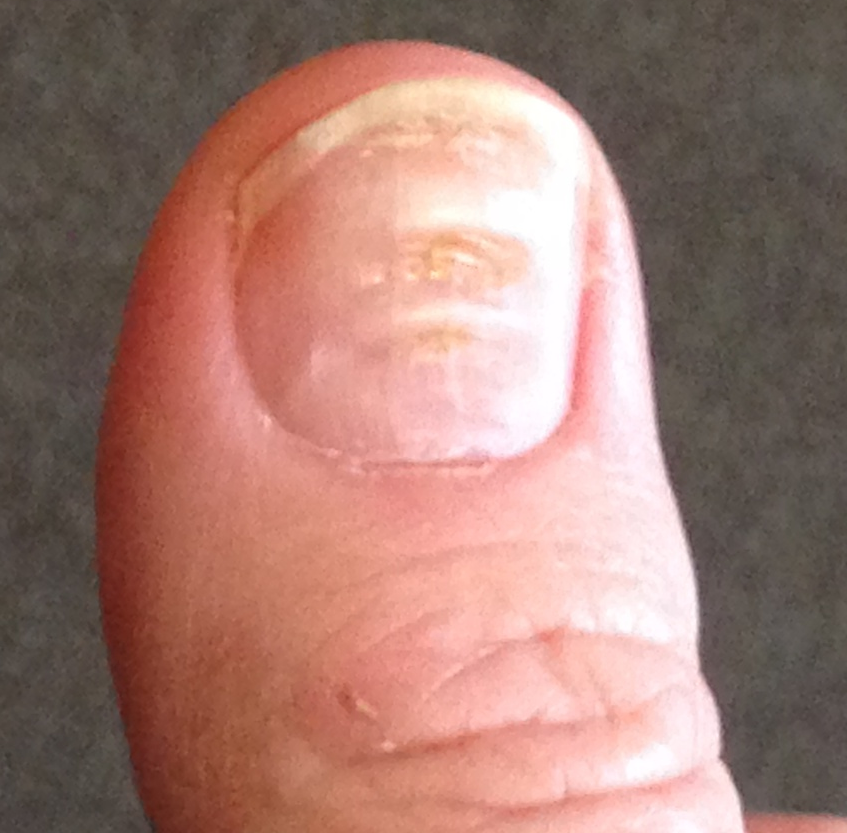
#> input picture 2. Preprocessing/v1/input/img1.jpeg, 847 x 833 px, shrunk from 2243 x 2205 before the run; its folder holds only this picture in this run
$ python preprocessing_v2.py
#> lines starting #> are read from the running program, lines starting #| are printed output that depends on the picture; after the words box and inside, x2 and y2 are one past the last pixel; in counts of white or black regions, pixels touching at a corner belong together
import cv2
import numpy as np
import os


def process_images(input_folder):
    # List all files in the input folder
#> called with input_folder = './input'
    files = [f for f in os.listdir(input_folder) if os.path.isfile(os.path.join(input_folder, f))]

    # Create an output folder if it doesn't exist
    output_folder = os.path.join(input_folder, 'filtered')
    os.makedirs(output_folder, exist_ok=True)

    for file in files:
        file_path = os.path.join(input_folder, file)

        # Read the image
        image = cv2.imread(file_path)
#> image is the input picture: shape (833, 847, 3); mean B, G, R 114.6, 124.2, 163.2
        if image is None:
            print(f"Failed to load {file}")
            continue

        # Convert to HSV color space
        hsv = cv2.cvtColor(image, cv2.COLOR_BGR2HSV)
#> hsv: shape (833, 847, 3); mean H, S, V 24.4, 73.3, 163.2

        # Define skin color range in HSV
        lower_skin = np.array([0, 20, 70], dtype=np.uint8)
        upper_skin = np.array([20, 255, 255], dtype=np.uint8)

        # Create a mask for skin color
        mask = cv2.inRange(hsv, lower_skin, upper_skin)
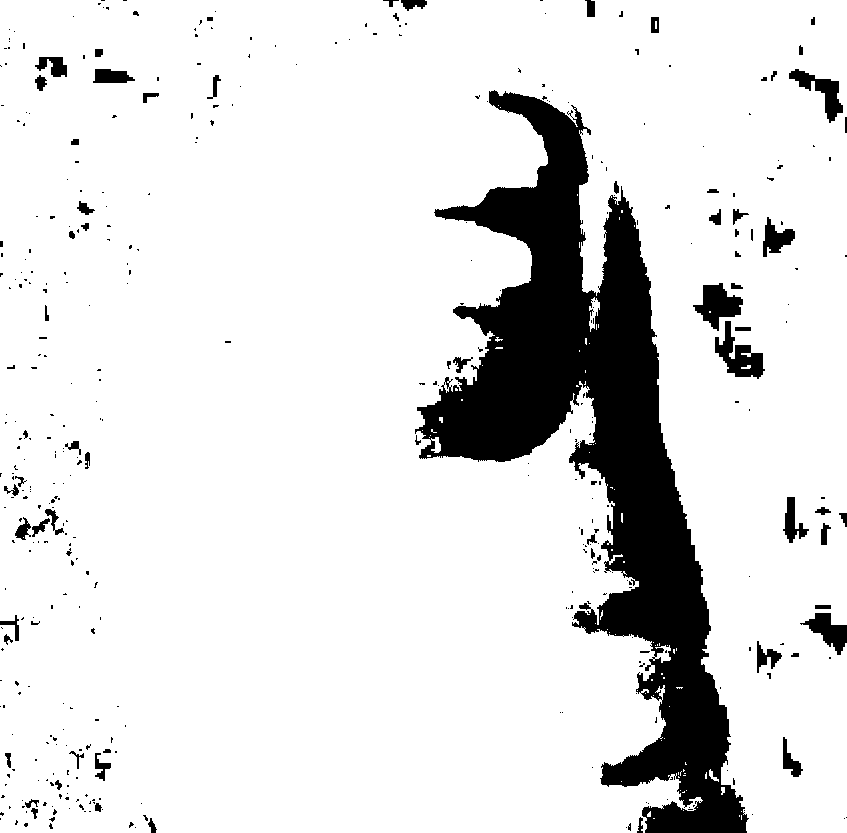
#> mask: shape (833, 847); 87.3% white; 414 black regions (339 under 20 px), largest, box (x1, y1, x2, y2) and area: (415, 90, 749, 833) 76768, (715, 321, 765, 379) 1272, (693, 283, 743, 331) 1232

        # Apply Gaussian blur to the mask
        blur = cv2.GaussianBlur(mask, (5, 5), 0)

        # Detect edges using Canny
        edges = cv2.Canny(blur, 50, 150)
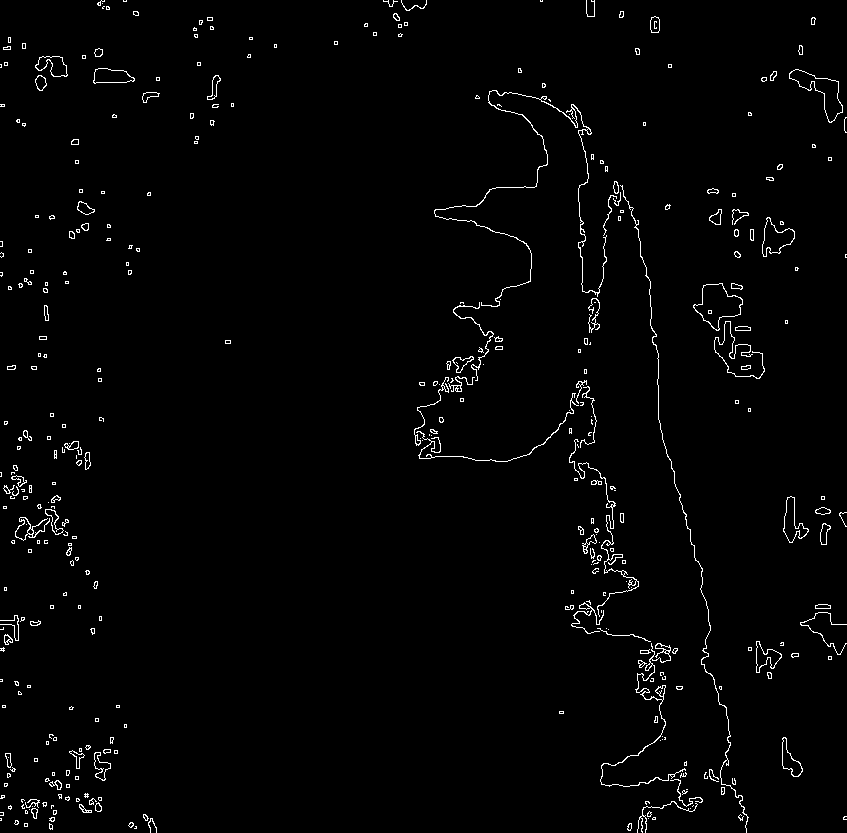
#> edges: shape (833, 847); 1.7% white in thin lines or dots

        # Find contours based on edges detected
        contours, _ = cv2.findContours(edges, cv2.RETR_EXTERNAL, cv2.CHAIN_APPROX_SIMPLE)
#> contours = 375 contours, 289 with area under 20; largest, box (x1, y1, x2, y2) and area: (693, 283, 743, 331) 1248, (789, 69, 843, 123) 1003, (762, 217, 795, 257) 650, (783, 496, 809, 543) 506, (93, 68, 135, 84) 452

        # Filter out images with too few contours (simple shapes, possibly text or not detailed)
        # Additionally, check for specific contour properties that match fingernail shapes
        fingernail_contours = [cnt for cnt in contours if
                               cv2.contourArea(cnt) > 500 and len(cnt) > 50]
#> fingernail_contours = 4 contours; box (x1, y1, x2, y2) and area: (693, 283, 743, 331) 1248, (789, 69, 843, 123) 1003, (762, 217, 795, 257) 650, (783, 496, 809, 543) 506

        if len(fingernail_contours) > 0:
            output_path = os.path.join(output_folder, file)
            cv2.imwrite(output_path, image)
            print(f"Processed and saved {file} to {output_folder}")


if __name__ == "__main__":
    input_folder = './input'  # Adjust as necessary
    process_images(input_folder)

$ run again, on 2. Preprocessing/v1/input/img14.png
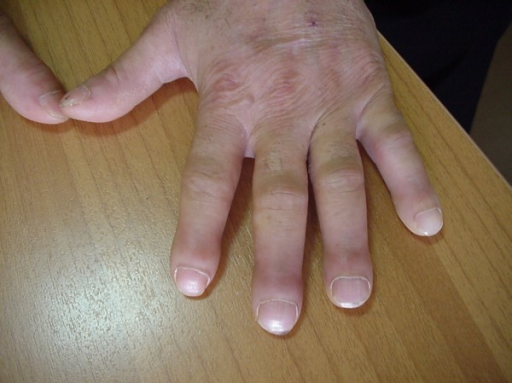
#> input picture 2. Preprocessing/v1/input/img14.png, 512 x 383 px
#> in process_images, image is the input picture: shape (383, 512, 3); mean B, G, R 93.2, 113.3, 135.4
#> hsv: shape (383, 512, 3); mean H, S, V 36.6, 88.9, 136
#> in process_images, `mask = cv2.inRange(hsv, lower_skin, upper_skin)`:
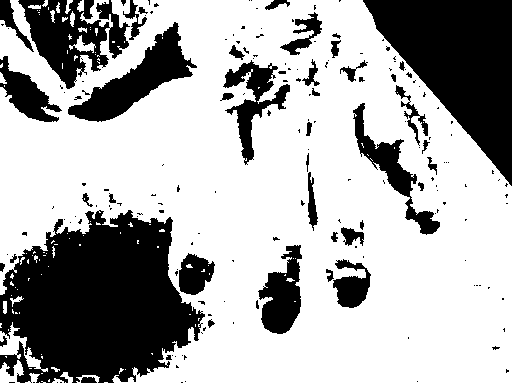
#> mask: shape (383, 512); 67.5% white; 183 black regions (136 under 20 px), largest, box (x1, y1, x2, y2) and area: (0, 210, 205, 383) 24452, (363, 0, 512, 186) 14602, (18, 0, 130, 89) 4947
#> in process_images, `edges = cv2.Canny(blur, 50, 150)`:
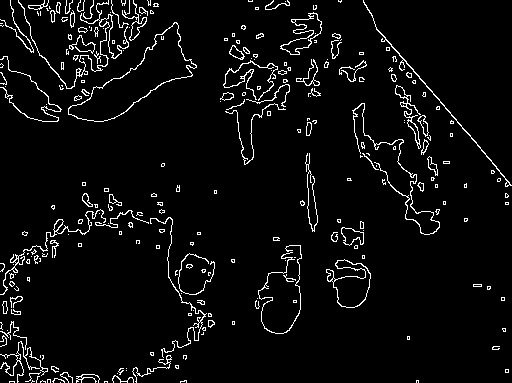
#> edges: shape (383, 512); 4.8% white in thin lines or dots
#> contours = 257 contours, 208 with area under 20; largest, box (x1, y1, x2, y2) and area: (68, 22, 197, 122) 4276, (326, 259, 371, 308) 1170, (280, 12, 322, 55) 663, (341, 227, 364, 246) 250, (395, 85, 421, 149) 243
#> fingernail_contours = 3 contours; box (x1, y1, x2, y2) and area: (68, 22, 197, 122) 4276, (326, 259, 371, 308) 1170, (280, 12, 322, 55) 663

$ run again, on 2. Preprocessing/v1/input/img15.jpeg
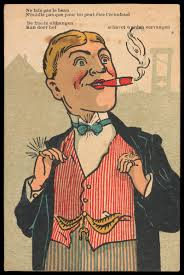
#> input picture 2. Preprocessing/v1/input/img15.jpeg, 184 x 275 px
#> in process_images, image is the input picture: shape (275, 184, 3); mean B, G, R 103.3, 131, 161
#> hsv: shape (275, 184, 3); mean H, S, V 23.8, 95.4, 161.7
#> in process_images, `mask = cv2.inRange(hsv, lower_skin, upper_skin)`:
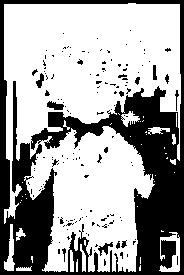
#> mask: shape (275, 184); 64.2% white; 146 black regions (130 under 20 px), largest, box (x1, y1, x2, y2) and area: (0, 0, 184, 275) 17052, (47, 101, 64, 110) 99, (98, 242, 113, 256) 86
#> in process_images, `edges = cv2.Canny(blur, 50, 150)`:
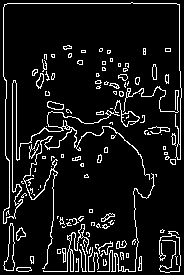
#> edges: shape (275, 184); 9.1% white in thin lines or dots
#> contours = 115 contours, 89 with area under 20; largest, box (x1, y1, x2, y2) and area: (3, 2, 182, 269) 290, (3, 223, 15, 271) 254, (114, 100, 140, 127) 162, (43, 224, 89, 272) 136, (47, 101, 64, 110) 94
#> fingernail_contours = []
